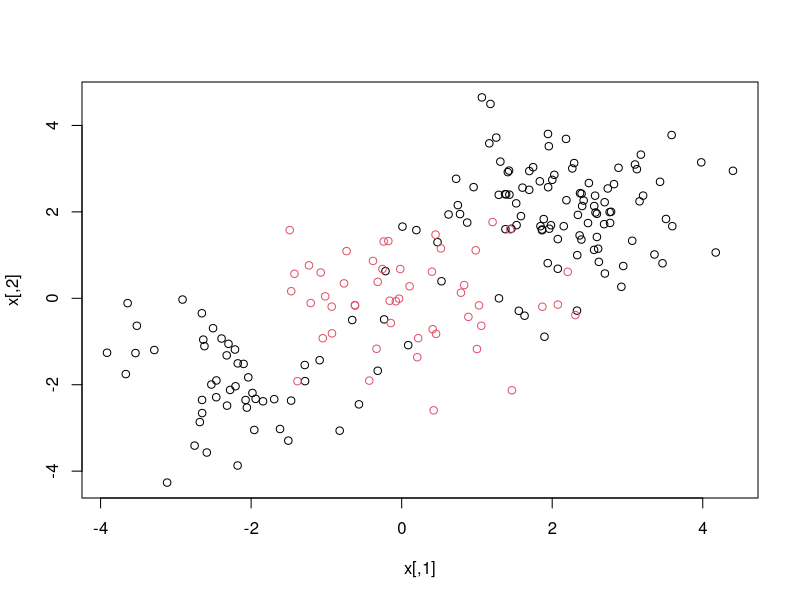
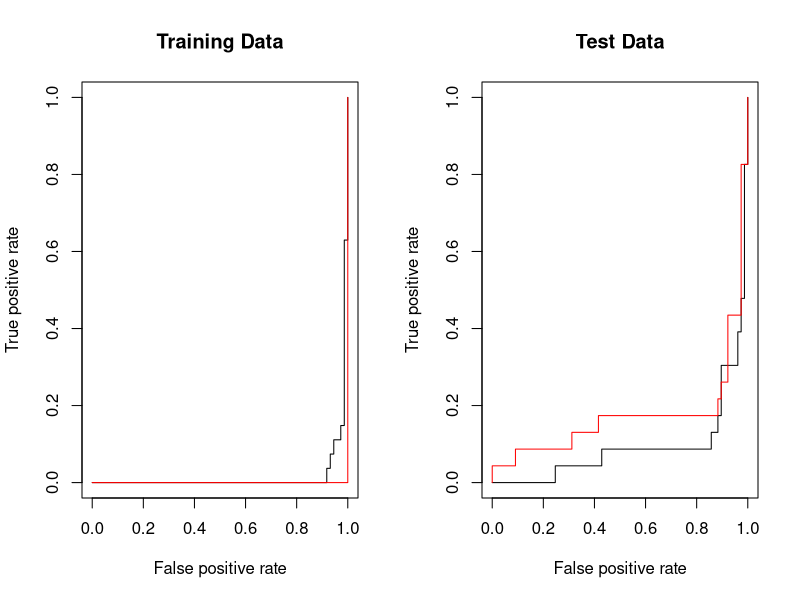

These charts were generated, in order, by the following R code:
########################### Ch 09 Lab 3 - ROC Curves #############################

##The ROCR package can be used to produce ROC curves such as those in Fig 9.10 & 9.11.

##install.packages("ROCR")
library(e1071) ##For svm() function
library(ROCR)

##First, we generate some data with a non-linear class boundary.
set.seed(1)
x =matrix(rnorm(200*2), ncol=2)
x[1:100, ] =x[1:100, ] + 2 ##Predictor data for Class I
x[101:150, ] =x[101:150, ] - 2 ##Predictor data for Class I 
y =c(rep(1, 150), rep(2, 50)) ##First 150 samples class I, last 50 samples class II
##Class I distributed at lower and upper parts of the distribution of x with class II at the middle.
dat =data.frame(x=x, y=as.factor(y))
plot(x, col=y)
train =sample(200, 100)


##We first write a short function to plot an ROC curve given a vector containing 
##a numerical score for each observation, pred and a vector containing the class 
##label for each observation i.e. the truth.
rocplot =function(pred, truth, ...) {
  predob =prediction(pred, truth)  ##See ?prediction
  perf =performance(predob, "tpr", "fpr")  ##See ?performance
  plot(perf, ...)
}

##SVM and support vector classifiers output class labels for each observations. However, it is also possible
## to obtain fitted values which are numerical scores used to obtain the class label.
##For an SVM with a non linear kernel, the equation that yields  fitted values is given by Eq 9.23 in ISLR.
##The sign of the fitted value determines which class the observation is assigned to.

##In order to obtain fitted values for a given SVM model we use decision.values =TRUE argument when fitting svm. 
##Then the predict() function will output the fitted values.

svmfit.opt =svm(y~., data =dat[train, ], kernel ="radial", gamma =2, cost =1, decision.values =T)
fitted =attributes(predict(svmfit.opt, dat[train, ], decision.values =TRUE))$decision.values
## See: names(attributes(predict(svmfit.opt, dat[train, ], decision.values =TRUE)))

##Now we plot the ROC plot.
par(mfrow =c(1,2))
rocplot(fitted, dat[train, "y"], main="Training Data")

## By increasing gamma we can try to further increase the accuracy.
svmfit.flex =svm(y~., data =dat[train, ], kernel ="radial", gamma =50, cost =1, decision.values =T)
fitted =attributes(predict(svmfit.flex, dat[train, ], decision.values =TRUE))$decision.values
rocplot(fitted, dat[train, "y"], add=T, col ="red") ##Adds red plot.

## The above ROC plot is on training data. 
##When we computes ROC for test data, the model with gamma=2 appears to perform better.

fitted =attributes(predict(svmfit.opt, dat[-train, ], decision.values =TRUE))$decision.values
rocplot(fitted, dat[-train, "y"], main="Test Data")
fitted =attributes(predict(svmfit.flex, dat[-train, ], decision.values =TRUE))$decision.values
rocplot(fitted, dat[-train, "y"], add=T, col ="red") ##Adds red plot.


rm(list =ls())
